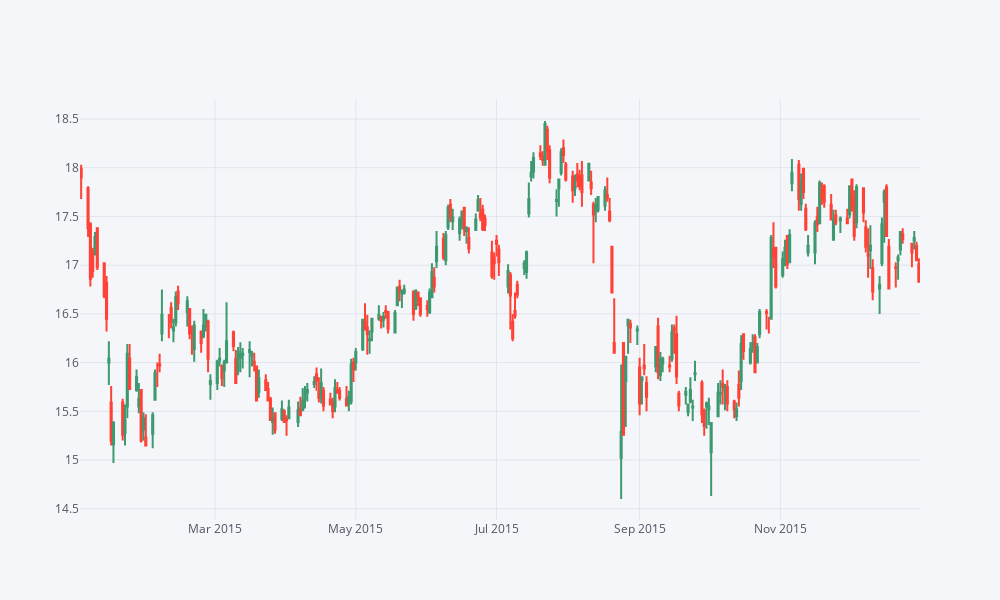

The code cell stored with this chart in its notebook:
### Markdown cell above
** Use .iplot(kind='candle) to create a candle plot of Bank of America's stock from Jan 1st 2015 to Jan 1st 2016.**

### Code cell
bac15 = BAC[['Open', 'High','Low', 'Close']].loc['2015-01-01':'2016-01-01']
bac15.iplot(kind='candle', dimensions=(1000,600))

### Figure 1 — Plotly figure (JSON) as saved in the notebook; plotly's stock layout.template omitted (floating-point values rounded to 4 significant figures; data arrays with more than 128 entries replaced by an {"elided": "..."} marker saying what was removed)
{"data": [{"close": {"elided": "252 float values"}, "high": {"elided": "252 float values"}, "low": {"elided": "252 float values"}, "open": {"elided": "252 float values"}, "showlegend": false, "type": "candlestick", "x": {"elided": "252 str values"}, "yaxis": "y2"}], "layout": {"height": 600, "legend": {"bgcolor": "#F5F6F9", "font": {"color": "#4D5663"}}, "paper_bgcolor": "#F5F6F9", "plot_bgcolor": "#F5F6F9", "title": {"font": {"color": "#4D5663"}}, "width": 1000, "xaxis": {"autorange": true, "gridcolor": "#E1E5ED", "range": ["2015-01-01 12:00", "2015-12-31 12:00"], "rangeslider": {"visible": false, "yaxis2": {}}, "showgrid": true, "tickfont": {"color": "#4D5663"}, "title": {"font": {"color": "#4D5663"}, "text": ""}, "type": "date", "zerolinecolor": "#E1E5ED"}, "yaxis": {"gridcolor": "#E1E5ED", "showgrid": true, "showticklabels": false, "tickfont": {"color": "#4D5663"}, "title": {"font": {"color": "#4D5663"}, "text": ""}, "zerolinecolor": "#E1E5ED"}, "yaxis2": {"autorange": true, "gridcolor": "#E1E5ED", "range": [14.38, 18.7], "showgrid": true, "tickfont": {"color": "#4D5663"}, "title": {"font": {"color": "#4D5663"}, "text": ""}, "zerolinecolor": "#E1E5ED"}}}
